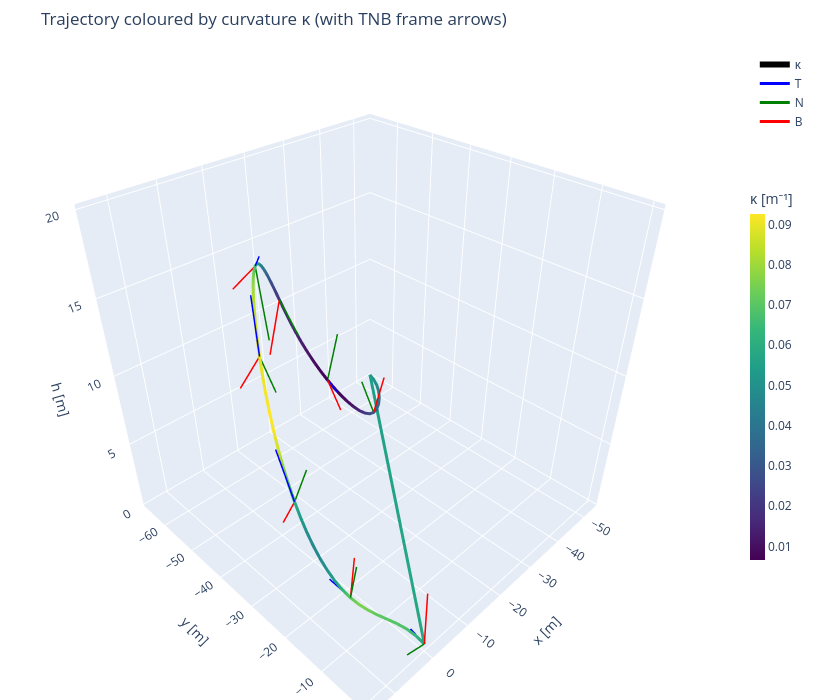
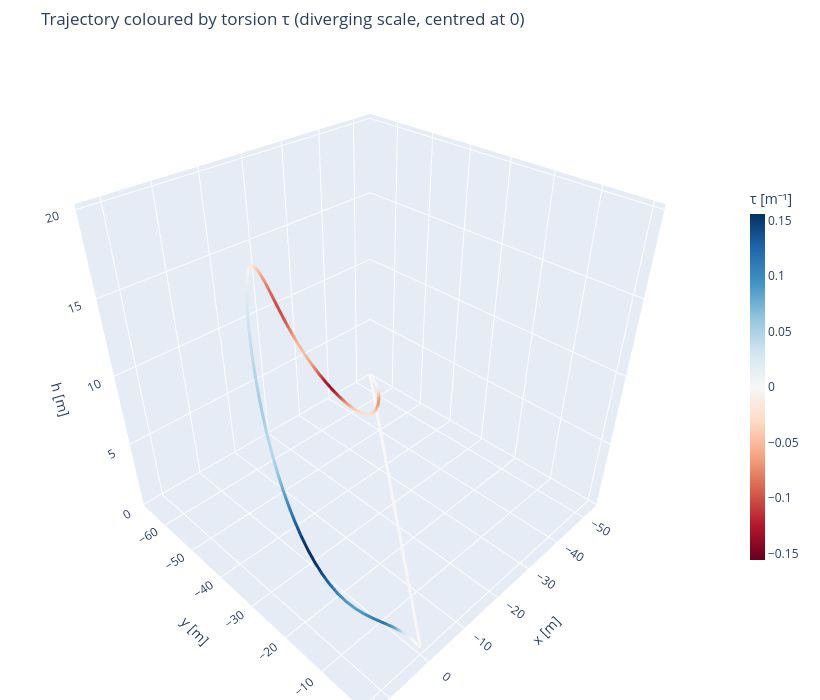

The notebook cell these images were saved under, in order:
### Code cell
# Close the position loop for continuous line rendering
x_loop = np.append(x_sol, x_sol[0])
y_loop = np.append(y_sol, y_sol[0])
h_loop = np.append(h_sol, h_sol[0])
kappa_loop = np.append(kappa, kappa[0])
tau_loop   = np.append(tau,   tau[0])

# ── Figure 1: coloured by κ ──────────────────────────────────────────────────
fig_k = go.Figure()
fig_k.add_trace(go.Scatter3d(
    x=x_loop, y=y_loop, z=h_loop,
    mode='lines',
    line=dict(color=kappa_loop, colorscale='Viridis', width=6,
              colorbar=dict(title='κ [m⁻¹]', len=0.6, thickness=15, x=1.0)),
    name='κ',
    hovertemplate='x:%{x:.1f} y:%{y:.1f} h:%{z:.1f}<extra>κ=%{line.color:.4f}</extra>',
))

# TNB arrows at every 8th point (T=blue, N=green, B=red), scaled to 4 m
arrow_scale = 4.0
stride = 8
for i in range(0, N, stride):
    origin = np.array([x_sol[i], y_sol[i], h_sol[i]])
    for vec, col, lbl in [(T_vec[i], 'blue', 'T'),
                          (N_vec[i], 'green', 'N'),
                          (B_vec[i], 'red',   'B')]:
        tip = origin + arrow_scale * vec
        fig_k.add_trace(go.Scatter3d(
            x=[origin[0], tip[0]], y=[origin[1], tip[1]], z=[origin[2], tip[2]],
            mode='lines',
            line=dict(color=col, width=3),
            showlegend=(i == 0),
            name=lbl,
            hoverinfo='skip',
        ))

fig_k.update_layout(
    title='Trajectory coloured by curvature κ (with TNB frame arrows)',
    scene=dict(xaxis_title='x [m]', yaxis_title='y [m]', zaxis_title='h [m]',
               aspectmode='cube'),
    width=820, height=700,
    margin=dict(l=0, r=80, t=50, b=0),
)
fig_k.show()

# ── Figure 2: coloured by τ ──────────────────────────────────────────────────
tau_abs_max = float(np.abs(tau).max())
fig_t = go.Figure()
fig_t.add_trace(go.Scatter3d(
    x=x_loop, y=y_loop, z=h_loop,
    mode='lines',
    line=dict(color=tau_loop, colorscale='RdBu', width=6,
              cmin=-tau_abs_max, cmax=tau_abs_max,
              colorbar=dict(title='τ [m⁻¹]', len=0.6, thickness=15, x=1.0)),
    name='τ',
    hovertemplate='x:%{x:.1f} y:%{y:.1f} h:%{z:.1f}<extra>τ=%{line.color:.4f}</extra>',
))
fig_t.update_layout(
    title='Trajectory coloured by torsion τ (diverging scale, centred at 0)',
    scene=dict(xaxis_title='x [m]', yaxis_title='y [m]', zaxis_title='h [m]',
               aspectmode='cube'),
    width=820, height=700,
    margin=dict(l=0, r=80, t=50, b=0),
)
fig_t.show()

### Figure 1 — Plotly figure (JSON) as saved in the notebook; plotly's stock layout.template omitted (floating-point values rounded to 4 significant figures)
{"data": [{"hovertemplate": "x:%{x:.1f} y:%{y:.1f} h:%{z:.1f}<extra>κ=%{line.color:.4f}</extra>", "line": {"color": [0.05807, 0.06282, 0.06775, 0.06952, 0.06959, 0.07113, 0.07416, 0.07559, 0.07095, 0.06257, 0.05517, 0.04994, 0.04715, 0.04693, 0.04923, 0.05385, 0.06039, 0.06836, 0.07714, 0.08594, 0.09175, 0.09261, 0.0913, 0.08988, 0.08855, 0.08725, 0.08585, 0.08416, 0.08197, 0.07904, 0.07521, 0.07042, 0.06475, 0.0584, 0.05168, 0.04494, 0.03852, 0.03269, 0.02765, 0.02353, 0.02037, 0.01812, 0.01668, 0.01557, 0.01394, 0.0117, 0.009533, 0.007836, 0.006788, 0.006656, 0.007588, 0.009504, 0.01232, 0.01608, 0.02095, 0.0266, 0.03148, 0.03471, 0.03761, 0.04147, 0.04542, 0.04817, 0.05094, 0.05431, 0.05807], "colorbar": {"len": 0.6, "thickness": 15, "title": {"text": "κ [m⁻¹]"}, "x": 1}, "colorscale": [[0, "#440154"], [0.1111, "#482878"], [0.2222, "#3e4989"], [0.3333, "#31688e"], [0.4444, "#26828e"], [0.5556, "#1f9e89"], [0.6667, "#35b779"], [0.7778, "#6ece58"], [0.8889, "#b5de2b"], [1, "#fde725"]], "width": 6}, "mode": "lines", "name": "κ", "type": "scatter3d", "x": [0.0, -0.2066, -0.09596, 0.3074, 0.959, 1.8, 2.774, 3.829, 4.916, 5.995, 7.035, 8.014, 8.919, 9.74, 10.47, 11.11, 11.64, 12.07, 12.39, 12.6, 12.68, 12.64, 12.48, 12.2, 11.82, 11.35, 10.79, 10.15, 9.444, 8.676, 7.85, 6.97, 6.037, 5.052, 4.014, 2.92, 1.765, 0.5445, -0.7497, -2.125, -3.591, -5.155, -6.827, -8.615, -10.52, -12.55, -14.69, -16.94, -19.28, -21.7, -24.21, -26.79, -29.43, -32.12, -34.84, -37.56, -40.24, -42.81, -45.22, -47.4, -49.29, -50.86, -52.09, -52.97, 0.0], "y": [0.0, -2.279, -4.456, -6.493, -8.362, -10.05, -11.56, -12.89, -14.04, -15.03, -15.91, -16.68, -17.38, -18.04, -18.66, -19.26, -19.86, -20.46, -21.09, -21.74, -22.41, -23.12, -23.87, -24.64, -25.44, -26.26, -27.1, -27.95, -28.82, -29.69, -30.57, -31.46, -32.35, -33.25, -34.15, -35.05, -35.95, -36.85, -37.74, -38.62, -39.48, -40.33, -41.15, -41.94, -42.7, -43.42, -44.12, -44.79, -45.45, -46.11, -46.79, -47.5, -48.26, -49.1, -50.04, -51.13, -52.4, -53.86, -55.53, -57.4, -59.45, -61.65, -63.94, -66.28, 0.0], "z": [0.5, 0.5013, 0.5, 0.5, 0.5392, 0.6692, 0.9246, 1.322, 1.865, 2.535, 3.308, 4.161, 5.075, 6.036, 7.028, 8.043, 9.069, 10.1, 11.12, 12.13, 13.13, 14.09, 15.01, 15.87, 16.66, 17.38, 18.0, 18.54, 18.97, 19.31, 19.54, 19.66, 19.68, 19.59, 19.39, 19.08, 18.67, 18.16, 17.55, 16.84, 16.04, 15.17, 14.23, 13.24, 12.21, 11.16, 10.1, 9.025, 7.956, 6.898, 5.862, 4.858, 3.904, 3.019, 2.227, 1.561, 1.053, 0.72, 0.5506, 0.5, 0.5, 0.5017, 0.5, 0.5, 0.5]}, {"hoverinfo": "skip", "line": {"color": "blue", "width": 3}, "mode": "lines", "name": "T", "showlegend": true, "type": "scatter3d", "x": [0, -0.6293], "y": [0, -3.95], "z": [0.5, 0.4998]}, {"hoverinfo": "skip", "line": {"color": "green", "width": 3}, "mode": "lines", "name": "N", "showlegend": true, "type": "scatter3d", "x": [0, 3.951], "y": [0, -0.6231], "z": [0.5, 0.5169]}, {"hoverinfo": "skip", "line": {"color": "red", "width": 3}, "mode": "lines", "name": "B", "showlegend": true, "type": "scatter3d", "x": [0, -0.01673], "y": [0, 0.002502], "z": [0.5, 4.5]}, {"hoverinfo": "skip", "line": {"color": "blue", "width": 3}, "mode": "lines", "name": "T", "showlegend": false, "type": "scatter3d", "x": [4.916, 7.574], "y": [-14.04, -16.63], "z": [1.865, 3.355]}, {"hoverinfo": "skip", "line": {"color": "green", "width": 3}, "mode": "lines", "name": "N", "showlegend": false, "type": "scatter3d", "x": [4.916, 5.553], "y": [-14.04, -11.64], "z": [1.865, 5.0]}, {"hoverinfo": "skip", "line": {"color": "red", "width": 3}, "mode": "lines", "name": "B", "showlegend": false, "type": "scatter3d", "x": [4.916, 1.991], "y": [-14.04, -15.88], "z": [1.865, 3.873]}, {"hoverinfo": "skip", "line": {"color": "blue", "width": 3}, "mode": "lines", "name": "T", "showlegend": false, "type": "scatter3d", "x": [11.64, 13.15], "y": [-19.86, -21.72], "z": [9.069, 12.27]}, {"hoverinfo": "skip", "line": {"color": "green", "width": 3}, "mode": "lines", "name": "N", "showlegend": false, "type": "scatter3d", "x": [11.64, 7.936], "y": [-19.86, -20.78], "z": [9.069, 10.26]}, {"hoverinfo": "skip", "line": {"color": "red", "width": 3}, "mode": "lines", "name": "B", "showlegend": false, "type": "scatter3d", "x": [11.64, 11.82], "y": [-19.86, -23.27], "z": [9.069, 6.994]}, {"hoverinfo": "skip", "line": {"color": "blue", "width": 3}, "mode": "lines", "name": "T", "showlegend": false, "type": "scatter3d", "x": [11.82, 10.37], "y": [-25.44, -28.17], "z": [16.66, 19.2]}, {"hoverinfo": "skip", "line": {"color": "green", "width": 3}, "mode": "lines", "name": "N", "showlegend": false, "type": "scatter3d", "x": [11.82, 8.784], "y": [-25.44, -26.17], "z": [16.66, 14.16]}, {"hoverinfo": "skip", "line": {"color": "red", "width": 3}, "mode": "lines", "name": "B", "showlegend": false, "type": "scatter3d", "x": [11.82, 13.99], "y": [-25.44, -28.27], "z": [16.66, 14.85]}, {"hoverinfo": "skip", "line": {"color": "blue", "width": 3}, "mode": "lines", "name": "T", "showlegend": false, "type": "scatter3d", "x": [6.037, 3.114], "y": [-32.35, -35.08], "z": [19.68, 19.57]}, {"hoverinfo": "skip", "line": {"color": "green", "width": 3}, "mode": "lines", "name": "N", "showlegend": false, "type": "scatter3d", "x": [6.037, 5.309], "y": [-32.35, -31.43], "z": [19.68, 15.85]}, {"hoverinfo": "skip", "line": {"color": "red", "width": 3}, "mode": "lines", "name": "B", "showlegend": false, "type": "scatter3d", "x": [6.037, 8.671], "y": [-32.35, -35.13], "z": [19.68, 18.51]}, {"hoverinfo": "skip", "line": {"color": "blue", "width": 3}, "mode": "lines", "name": "T", "showlegend": false, "type": "scatter3d", "x": [-3.591, -6.727], "y": [-39.48, -41.26], "z": [16.04, 14.31]}, {"hoverinfo": "skip", "line": {"color": "green", "width": 3}, "mode": "lines", "name": "N", "showlegend": false, "type": "scatter3d", "x": [-3.591, -4.559], "y": [-39.48, -36.04], "z": [16.04, 14.25]}, {"hoverinfo": "skip", "line": {"color": "red", "width": 3}, "mode": "lines", "name": "B", "showlegend": false, "type": "scatter3d", "x": [-3.591, -1.303], "y": [-39.48, -40.47], "z": [16.04, 12.91]}, {"hoverinfo": "skip", "line": {"color": "blue", "width": 3}, "mode": "lines", "name": "T", "showlegend": false, "type": "scatter3d", "x": [-19.28, -22.82], "y": [-45.45, -46.43], "z": [7.956, 6.374]}, {"hoverinfo": "skip", "line": {"color": "green", "width": 3}, "mode": "lines", "name": "N", "showlegend": false, "type": "scatter3d", "x": [-19.28, -21.13], "y": [-45.45, -43.99], "z": [7.956, 11.19]}, {"hoverinfo": "skip", "line": {"color": "red", "width": 3}, "mode": "lines", "name": "B", "showlegend": false, "type": "scatter3d", "x": [-19.28, -19.49], "y": [-45.45, -41.86], "z": [7.956, 6.213]}, {"hoverinfo": "skip", "line": {"color": "blue", "width": 3}, "mode": "lines", "name": "T", "showlegend": false, "type": "scatter3d", "x": [-40.24, -43.76], "y": [-52.4, -54.21], "z": [1.053, 0.4907]}, {"hoverinfo": "skip", "line": {"color": "green", "width": 3}, "mode": "lines", "name": "N", "showlegend": false, "type": "scatter3d", "x": [-40.24, -39.07], "y": [-52.4, -55.35], "z": [1.053, 3.485]}, {"hoverinfo": "skip", "line": {"color": "red", "width": 3}, "mode": "lines", "name": "B", "showlegend": false, "type": "scatter3d", "x": [-40.24, -41.75], "y": [-52.4, -50.42], "z": [1.053, 4.18]}], "layout": {"height": 700, "margin": {"b": 0, "l": 0, "r": 80, "t": 50}, "scene": {"aspectmode": "cube", "xaxis": {"title": {"text": "x [m]"}}, "yaxis": {"title": {"text": "y [m]"}}, "zaxis": {"title": {"text": "h [m]"}}}, "title": {"text": "Trajectory coloured by curvature κ (with TNB frame arrows)"}, "width": 820}}

### Figure 2 — Plotly figure (JSON) as saved in the notebook; plotly's stock layout.template omitted (floating-point values rounded to 4 significant figures)
{"data": [{"hovertemplate": "x:%{x:.1f} y:%{y:.1f} h:%{z:.1f}<extra>τ=%{line.color:.4f}</extra>", "line": {"cmax": 0.1559, "cmin": -0.1559, "color": [-0.001608, -0.0001575, 0.03179, 0.08702, 0.1169, 0.1072, 0.09278, 0.08559, 0.08904, 0.1037, 0.1223, 0.1408, 0.154, 0.1559, 0.1447, 0.1244, 0.1009, 0.07823, 0.05797, 0.04517, 0.0459, 0.05227, 0.052, 0.04663, 0.04182, 0.03755, 0.03324, 0.02847, 0.02298, 0.01667, 0.009549, 0.001658, -0.006969, -0.01634, -0.02653, -0.03765, -0.0498, -0.06289, -0.0764, -0.08904, -0.09869, -0.1032, -0.09598, -0.07342, -0.05191, -0.04769, -0.06366, -0.09305, -0.1243, -0.1316, -0.105, -0.07118, -0.04672, -0.03195, -0.02464, -0.02447, -0.0323, -0.05021, -0.06958, -0.0632, -0.02832, -0.0002693, 0.002099, -0.0002491, -0.001608], "colorbar": {"len": 0.6, "thickness": 15, "title": {"text": "τ [m⁻¹]"}, "x": 1}, "colorscale": [[0, "rgb(103,0,31)"], [0.1, "rgb(178,24,43)"], [0.2, "rgb(214,96,77)"], [0.3, "rgb(244,165,130)"], [0.4, "rgb(253,219,199)"], [0.5, "rgb(247,247,247)"], [0.6, "rgb(209,229,240)"], [0.7, "rgb(146,197,222)"], [0.8, "rgb(67,147,195)"], [0.9, "rgb(33,102,172)"], [1, "rgb(5,48,97)"]], "width": 6}, "mode": "lines", "name": "τ", "type": "scatter3d", "x": [0.0, -0.2066, -0.09596, 0.3074, 0.959, 1.8, 2.774, 3.829, 4.916, 5.995, 7.035, 8.014, 8.919, 9.74, 10.47, 11.11, 11.64, 12.07, 12.39, 12.6, 12.68, 12.64, 12.48, 12.2, 11.82, 11.35, 10.79, 10.15, 9.444, 8.676, 7.85, 6.97, 6.037, 5.052, 4.014, 2.92, 1.765, 0.5445, -0.7497, -2.125, -3.591, -5.155, -6.827, -8.615, -10.52, -12.55, -14.69, -16.94, -19.28, -21.7, -24.21, -26.79, -29.43, -32.12, -34.84, -37.56, -40.24, -42.81, -45.22, -47.4, -49.29, -50.86, -52.09, -52.97, 0.0], "y": [0.0, -2.279, -4.456, -6.493, -8.362, -10.05, -11.56, -12.89, -14.04, -15.03, -15.91, -16.68, -17.38, -18.04, -18.66, -19.26, -19.86, -20.46, -21.09, -21.74, -22.41, -23.12, -23.87, -24.64, -25.44, -26.26, -27.1, -27.95, -28.82, -29.69, -30.57, -31.46, -32.35, -33.25, -34.15, -35.05, -35.95, -36.85, -37.74, -38.62, -39.48, -40.33, -41.15, -41.94, -42.7, -43.42, -44.12, -44.79, -45.45, -46.11, -46.79, -47.5, -48.26, -49.1, -50.04, -51.13, -52.4, -53.86, -55.53, -57.4, -59.45, -61.65, -63.94, -66.28, 0.0], "z": [0.5, 0.5013, 0.5, 0.5, 0.5392, 0.6692, 0.9246, 1.322, 1.865, 2.535, 3.308, 4.161, 5.075, 6.036, 7.028, 8.043, 9.069, 10.1, 11.12, 12.13, 13.13, 14.09, 15.01, 15.87, 16.66, 17.38, 18.0, 18.54, 18.97, 19.31, 19.54, 19.66, 19.68, 19.59, 19.39, 19.08, 18.67, 18.16, 17.55, 16.84, 16.04, 15.17, 14.23, 13.24, 12.21, 11.16, 10.1, 9.025, 7.956, 6.898, 5.862, 4.858, 3.904, 3.019, 2.227, 1.561, 1.053, 0.72, 0.5506, 0.5, 0.5, 0.5017, 0.5, 0.5, 0.5]}], "layout": {"height": 700, "margin": {"b": 0, "l": 0, "r": 80, "t": 50}, "scene": {"aspectmode": "cube", "xaxis": {"title": {"text": "x [m]"}}, "yaxis": {"title": {"text": "y [m]"}}, "zaxis": {"title": {"text": "h [m]"}}}, "title": {"text": "Trajectory coloured by torsion τ (diverging scale, centred at 0)"}, "width": 820}}
